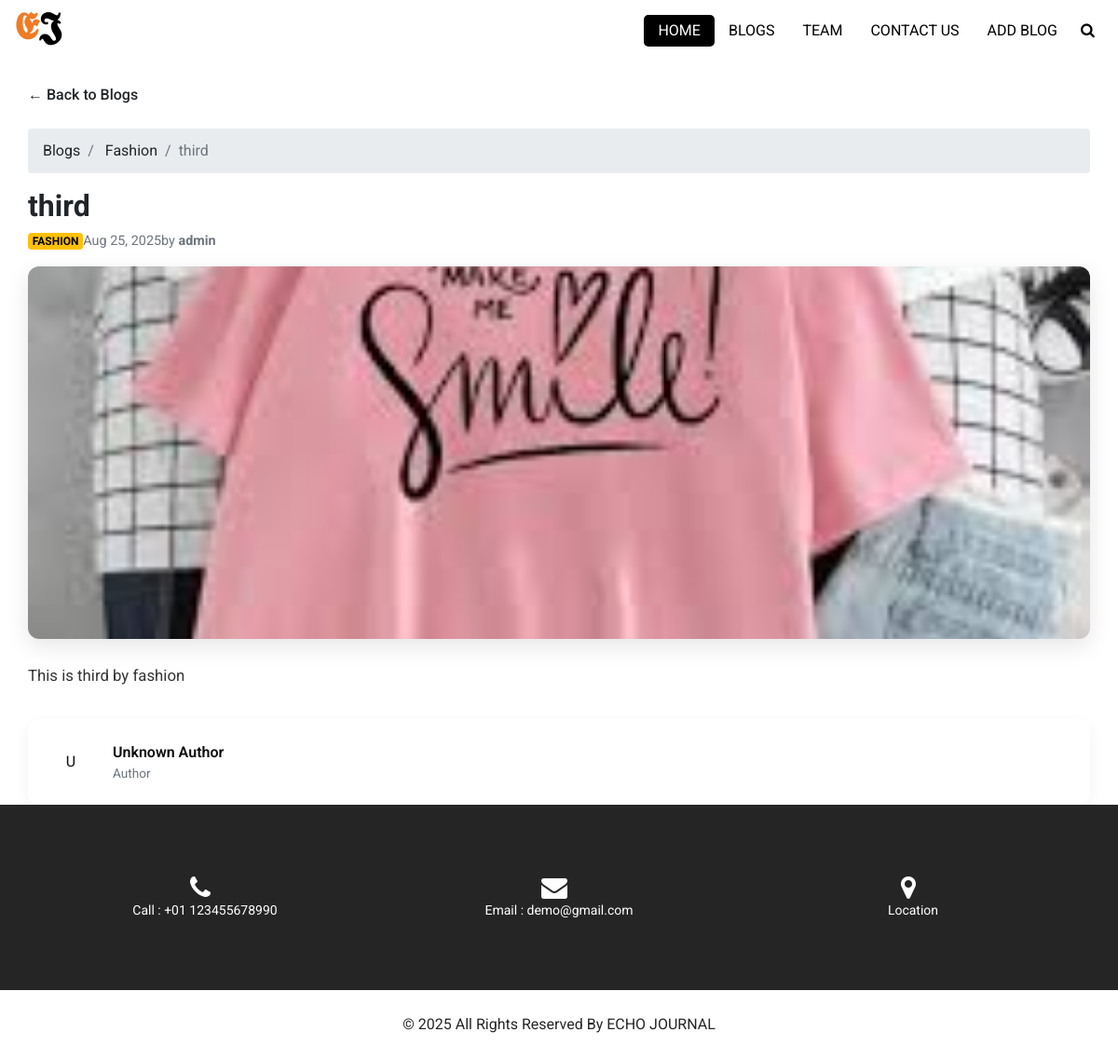
Page /blogs/17/ on the committed database.
### blog/models.py (models this page shows, shortened)
class Blog(models.Model):
    title = models.CharField(max_length=200)
    slug = models.SlugField(max_length=250, blank=True, unique=True)  # Add unique=True
    excerpt = models.TextField(max_length=300, blank=True, help_text="Optional short summary for list view")
    content = models.TextField()
    image = models.ImageField(upload_to='blogs/', blank=True, null=True)
    is_approved = models.BooleanField(default=False)  # Approval system
    category = models.ForeignKey(Category, on_delete=models.CASCADE, related_name="blogs")
    author = models.ForeignKey(User, on_delete=models.SET_NULL, null=True, blank=True, related_name="blogs")
    created_at = models.DateTimeField(auto_now_add=True)
    class Meta:
        ordering = ['-created_at']

class Category(models.Model):
    name = models.CharField(max_length=100, unique=True)
    slug = models.SlugField(max_length=120, blank=True)
    class Meta:
        verbose_name_plural = "Categories"
        ordering = ['name']

### blog/views.py (the view)
# urls.py: path('<int:id>/', views.blog_detail, name='detail'),  # Updated to use 'id' instead of 'slug'
def blog_detail(request, id):
    blog = get_object_or_404(Blog, id=id)
    return render(request, 'blogs/blog_details.html', {'post': blog})

### blog/templates/blogs/blog_details.html (shortened to what this page needs)
{% extends "basics.html" %}
{% load static %}
{% block body %}
<div class="container mt-4">
  <a href="{% url 'blogs:blog_list' %}" class="back-btn">&larr; Back to Blogs</a>
  <nav aria-label="breadcrumb" class="mb-3">
    <ol class="breadcrumb">
      <li class="breadcrumb-item"><a href="{% url 'blogs:blog_list' %}">Blogs</a></li>
      <li class="breadcrumb-item">
        {% if post.category %}
          <a href="{% url 'blogs:category' post.category.slug %}">{{ post.category.name }}</a>
        {% else %}
          <span>No Category</span>
        {% endif %}
      </li>
      <li class="breadcrumb-item active" aria-current="page">{{ post.title|truncatechars:40 }}</li>
    </ol>
  </nav>
  <header class="mb-3">
    <h1 class="blog-title">{{ post.title }}</h1>
    <div class="meta-info d-flex gap-3 align-items-center flex-wrap">
      {% if post.category %}
        <span class="badge text-uppercase">{{ post.category.name }}</span>
      {% endif %}
      <span>{{ post.created_at|date:"M d, Y" }}</span>
      <span>by <strong>{{ post.author.get_full_name|default:post.author.username }}</strong></span>
    </div>
  </header>
  {% if post.image %}
    <div class="blog-header-image mb-4">
      <img src="{{ post.image.url }}" alt="{{ post.title }}">
    </div>
  {% endif %}
  <article class="blog-content">
    {{ post.content|safe }}
  </article>
<div class="author-box">
    {% if blog.author %}
        {% if blog.author.profile and blog.author.profile.avatar %}
            <img src="{{ blog.author.profile.avatar.url }}" alt="{{ blog.author.get_full_name|default:blog.author.username }}">
        {% else %}
            <div class="rounded-circle bg-secondary-subtle d-flex align-items-center justify-content-center" style="width:60px;height:60px;">
                <span class="fw-bold">{{ blog.author.username|default:"U" | slice:":1"|upper }}</span>
            </div>
        {% endif %}
        <div>
            <div class="name">{{ blog.author.get_full_name|default:blog.author.username }}</div>
            <div class="role">Author</div>
        </div>
    {% else %}
        <div class="rounded-circle bg-secondary-subtle d-flex align-items-center justify-content-center" style="width:60px;height:60px;">
            <span class="fw-bold">U</span>
        </div>
        <div>
            <div class="name">Unknown Author</div>
            <div class="role">Author</div>
        </div>
    {% endif %}
</div>
</div>
{% endblock %}

### static/css/style.css (style rules this page uses)
body { font-family: 'Roboto', sans-serif; color: #0c0c0c; background-color: #ffffff; overflow-x: hidden; }
a, a:hover, a:focus { text-decoration: none; }

### static/css/responsive.css (style rules this page uses)
@media (min-width: 1200px) { .container { max-width: 1170px; } }

### blog/templates/blogs/blog_details.html (style rules this page uses)
.breadcrumb a { text-decoration: none; color: #212529; }
.blog-title { font-size: 2rem; font-weight: 700; color: #212529; margin-bottom: 0.5rem; }
.meta-info { color: #6c757d; font-size: 0.9rem; }
.meta-info .badge { font-size: 0.75rem; background-color: #ffc107; color: #000; }
.blog-header-image img { width: 100%; height: 400px; object-fit: cover; border-radius: 12px; box-shadow: 0 8px 24px rgba(0, 0, 0, 0.1); }
.blog-content { font-size: 1.05rem; line-height: 1.8; color: #333; margin-top: 1.5rem; }
.author-box { display: flex; align-items: center; gap: 15px; background: #fff; border-radius: 12px; box-shadow: 0 4px 16px rgba(0, 0, 0, 0.05); padding: 1rem; margin-top: 2rem; }
.author-box .name { font-weight: 600; font-size: 1rem; }
.author-box .role { color: #6c757d; font-size: 0.85rem; }
.back-btn { display: inline-block; margin-bottom: 1.5rem; color: #212529; text-decoration: none; font-weight: 500; transition: color 0.3s ease; }

### rows in the picture
Blog: category.name "Fashion", title "third", category.name "FASHION", created_at "Aug 25, 2025", author.get_full_name "admin", image (picture), content "This is third by fashion"
